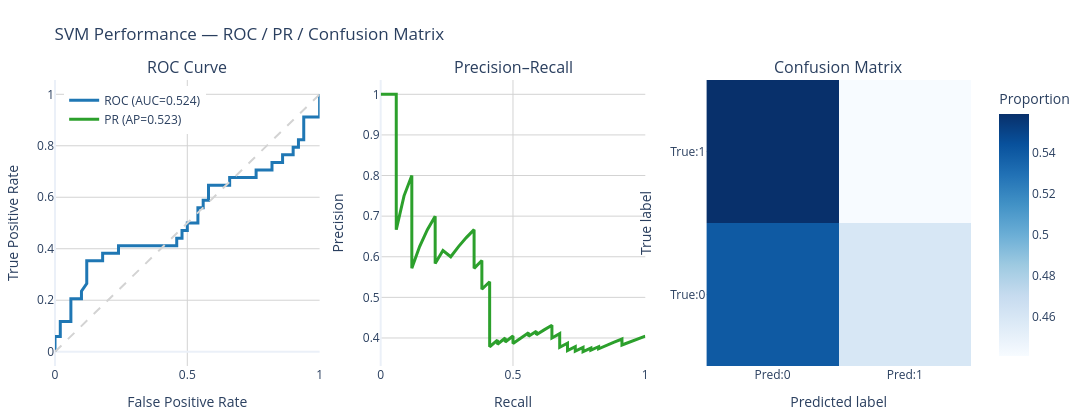

Write notebook code for a chart like this one.
### Code cell
import numpy as np
import plotly.graph_objects as go
from plotly.subplots import make_subplots
from sklearn.metrics import (classification_report, roc_curve, auc,
                             precision_recall_curve, average_precision_score,
                             confusion_matrix, roc_auc_score)

# Recompute predictions/probabilities to be robust (in case cells were re-run out of order)
y_true = np.asarray(y_test)

# Ensure scaled test data exists (created in training cell)
try:
    X_test_scaled  # noqa: F821
except NameError:
    # If user used different variable names, transform here (best practice: run training cell first)
    raise RuntimeError("X_test_scaled not found — run the training/imputation+scaling cell first.")

# Predictions
y_pred = svm_model.predict(X_test_scaled)

# Probabilities: prefer predict_proba, fallback to decision_function scaled to [0,1]
if hasattr(svm_model, "predict_proba"):
    try:
        y_pred_proba = svm_model.predict_proba(X_test_scaled)[:, 1]
    except Exception:
        df = svm_model.decision_function(X_test_scaled)
        df_min, df_max = df.min(), df.max()
        y_pred_proba = (df - df_min) / (df_max - df_min) if df_max > df_min else np.zeros_like(df)
else:
    df = svm_model.decision_function(X_test_scaled)
    df_min, df_max = df.min(), df.max()
    y_pred_proba = (df - df_min) / (df_max - df_min) if df_max > df_min else np.zeros_like(df)

# Textual evaluation
print("--- Classification Report (SVM Model) ---")
print(classification_report(y_true, y_pred))
cm = confusion_matrix(y_true, y_pred)
print("\n--- Confusion Matrix (SVM Model) ---")
print("                Predicted: 0 | Predicted: 1")
print(f"Actual: 0      {cm[0,0]:<13} | {cm[0,1]:<13}")
print(f"Actual: 1      {cm[1,0]:<13} | {cm[1,1]:<13}")
print(f"\nSVM ROC AUC Score: {roc_auc_score(y_true, y_pred_proba):.4f}")

# Compute curves
fpr, tpr, _ = roc_curve(y_true, y_pred_proba)
roc_auc = auc(fpr, tpr)
precision, recall, _ = precision_recall_curve(y_true, y_pred_proba)
avg_prec = average_precision_score(y_true, y_pred_proba)

# Normalized confusion matrix for heatmap
cm_norm = cm.astype(float) / (cm.sum(axis=1)[:, None] + 1e-12)

# Build Plotly 1x3: ROC | PR | Confusion Matrix
fig = make_subplots(rows=1, cols=3,
                    subplot_titles=("ROC Curve", "Precision–Recall", "Confusion Matrix"),
                    specs=[[{"type": "xy"}, {"type": "xy"}, {"type": "heatmap"}]])

# ROC
fig.add_trace(go.Scatter(x=fpr, y=tpr, mode='lines',
                         name=f'ROC (AUC={roc_auc:.3f})',
                         line=dict(color='#1f77b4', width=3)), row=1, col=1)
fig.add_trace(go.Scatter(x=[0, 1], y=[0, 1], mode='lines',
                         line=dict(dash='dash', color='lightgray'),
                         showlegend=False), row=1, col=1)
fig.update_xaxes(title_text='False Positive Rate', row=1, col=1)
fig.update_yaxes(title_text='True Positive Rate', row=1, col=1)

# Precision-Recall
fig.add_trace(go.Scatter(x=recall, y=precision, mode='lines',
                         name=f'PR (AP={avg_prec:.3f})',
                         line=dict(color='#2ca02c', width=3)), row=1, col=2)
fig.update_xaxes(title_text='Recall', row=1, col=2)
fig.update_yaxes(title_text='Precision', row=1, col=2)

# Confusion matrix heatmap with counts annotated
annot = [[str(int(cm[i, j])) for j in range(cm.shape[1])] for i in range(cm.shape[0])]
fig.add_trace(go.Heatmap(z=cm_norm,
                         x=['Pred:0', 'Pred:1'],
                         y=['True:0', 'True:1'],
                         text=annot,
                         hovertemplate='True: %{y}<br>Pred: %{x}<br>Count: %{text}<br>Proportion: %{z:.3f}<extra></extra>',
                         colorscale='Blues',
                         colorbar=dict(title='Proportion')), row=1, col=3)
fig.update_xaxes(title_text='Predicted label', row=1, col=3)
fig.update_yaxes(title_text='True label', row=1, col=3)

# Layout (modern, clean)
fig.update_layout(template='plotly_white',
                  paper_bgcolor='white',
                  plot_bgcolor='white',
                  width=1200,
                  height=420,
                  title_text='SVM Performance — ROC / PR / Confusion Matrix',
                  legend=dict(yanchor="top", y=0.98, xanchor="left", x=0.01),
                  margin=dict(l=40, r=20, t=80, b=40))

fig.update_xaxes(showgrid=True, gridcolor='lightgray')
fig.update_yaxes(showgrid=True, gridcolor='lightgray')

fig.show()

### Figure 1 — Plotly figure (JSON) as saved in the notebook; plotly's stock layout.template omitted (floating-point values rounded to 4 significant figures)
{"data": [{"line": {"color": "#1f77b4", "width": 3}, "mode": "lines", "name": "ROC (AUC=0.524)", "type": "scatter", "x": [0.0, 0.0, 0.0, 0.02, 0.02, 0.06, 0.06, 0.1, 0.1, 0.12, 0.12, 0.18, 0.18, 0.24, 0.24, 0.46, 0.46, 0.48, 0.48, 0.5, 0.5, 0.54, 0.54, 0.56, 0.56, 0.58, 0.58, 0.66, 0.66, 0.76, 0.76, 0.82, 0.82, 0.86, 0.86, 0.9, 0.9, 0.92, 0.92, 0.94, 0.94, 1.0, 1.0], "xaxis": "x", "y": [0.0, 0.02941, 0.05882, 0.05882, 0.1176, 0.1176, 0.2059, 0.2059, 0.2353, 0.2647, 0.3529, 0.3529, 0.3824, 0.3824, 0.4118, 0.4118, 0.4412, 0.4412, 0.4706, 0.4706, 0.5, 0.5, 0.5588, 0.5588, 0.5882, 0.5882, 0.6471, 0.6471, 0.6765, 0.6765, 0.7059, 0.7059, 0.7353, 0.7353, 0.7647, 0.7647, 0.7941, 0.7941, 0.8235, 0.8235, 0.9118, 0.9118, 1.0], "yaxis": "y"}, {"line": {"color": "lightgray", "dash": "dash"}, "mode": "lines", "showlegend": false, "type": "scatter", "x": [0, 1], "xaxis": "x", "y": [0, 1], "yaxis": "y"}, {"line": {"color": "#2ca02c", "width": 3}, "mode": "lines", "name": "PR (AP=0.523)", "type": "scatter", "x": [1.0, 0.9706, 0.9412, 0.9118, 0.9118, 0.9118, 0.9118, 0.8824, 0.8529, 0.8235, 0.8235, 0.7941, 0.7941, 0.7647, 0.7647, 0.7647, 0.7353, 0.7353, 0.7353, 0.7059, 0.7059, 0.7059, 0.7059, 0.6765, 0.6765, 0.6765, 0.6765, 0.6765, 0.6765, 0.6471, 0.6471, 0.6471, 0.6471, 0.6471, 0.6176, 0.5882, 0.5882, 0.5588, 0.5588, 0.5294, 0.5, 0.5, 0.5, 0.4706, 0.4706, 0.4412, 0.4412, 0.4118, 0.4118, 0.4118, 0.4118, 0.4118, 0.4118, 0.4118, 0.4118, 0.4118, 0.4118, 0.4118, 0.4118, 0.3824, 0.3824, 0.3824, 0.3824, 0.3529, 0.3529, 0.3529, 0.3529, 0.3235, 0.2941, 0.2647, 0.2353, 0.2059, 0.2059, 0.2059, 0.1765, 0.1471, 0.1176, 0.1176, 0.1176, 0.08824, 0.05882, 0.05882, 0.02941, 0.0], "xaxis": "x2", "y": [0.4048, 0.3976, 0.3902, 0.3827, 0.3875, 0.3924, 0.3974, 0.3896, 0.3816, 0.3733, 0.3784, 0.3699, 0.375, 0.3662, 0.3714, 0.3768, 0.3676, 0.3731, 0.3788, 0.3692, 0.375, 0.381, 0.3871, 0.377, 0.3833, 0.3898, 0.3966, 0.4035, 0.4107, 0.4, 0.4074, 0.4151, 0.4231, 0.4314, 0.42, 0.4082, 0.4167, 0.4043, 0.413, 0.4, 0.3864, 0.3953, 0.4048, 0.3902, 0.4, 0.3846, 0.3947, 0.3784, 0.3889, 0.4, 0.4118, 0.4242, 0.4375, 0.4516, 0.4667, 0.4828, 0.5, 0.5185, 0.5385, 0.52, 0.5417, 0.5652, 0.5909, 0.5714, 0.6, 0.6316, 0.6667, 0.6471, 0.625, 0.6, 0.6154, 0.5833, 0.6364, 0.7, 0.6667, 0.625, 0.5714, 0.6667, 0.8, 0.75, 0.6667, 1.0, 1.0, 1.0], "yaxis": "y2"}, {"colorbar": {"title": {"text": "Proportion"}}, "colorscale": [[0, "rgb(247,251,255)"], [0.125, "rgb(222,235,247)"], [0.25, "rgb(198,219,239)"], [0.375, "rgb(158,202,225)"], [0.5, "rgb(107,174,214)"], [0.625, "rgb(66,146,198)"], [0.75, "rgb(33,113,181)"], [0.875, "rgb(8,81,156)"], [1, "rgb(8,48,107)"]], "hovertemplate": "True: %{y}<br>Pred: %{x}<br>Count: %{text}<br>Proportion: %{z:.3f}<extra></extra>", "text": [["27", "23"], ["19", "15"]], "type": "heatmap", "x": ["Pred:0", "Pred:1"], "xaxis": "x3", "y": ["True:0", "True:1"], "yaxis": "y3", "z": [[0.54, 0.46], [0.5588, 0.4412]]}], "layout": {"annotations": [{"font": {"size": 16}, "showarrow": false, "text": "ROC Curve", "x": 0.1444, "xanchor": "center", "xref": "paper", "y": 1, "yanchor": "bottom", "yref": "paper"}, {"font": {"size": 16}, "showarrow": false, "text": "Precision–Recall", "x": 0.5, "xanchor": "center", "xref": "paper", "y": 1, "yanchor": "bottom", "yref": "paper"}, {"font": {"size": 16}, "showarrow": false, "text": "Confusion Matrix", "x": 0.8556, "xanchor": "center", "xref": "paper", "y": 1, "yanchor": "bottom", "yref": "paper"}], "height": 420, "legend": {"x": 0.01, "xanchor": "left", "y": 0.98, "yanchor": "top"}, "margin": {"b": 40, "l": 40, "r": 20, "t": 80}, "paper_bgcolor": "white", "plot_bgcolor": "white", "title": {"text": "SVM Performance — ROC / PR / Confusion Matrix"}, "width": 1200, "xaxis": {"anchor": "y", "domain": [0, 0.2889], "gridcolor": "lightgray", "showgrid": true, "title": {"text": "False Positive Rate"}}, "xaxis2": {"anchor": "y2", "domain": [0.3556, 0.6444], "gridcolor": "lightgray", "showgrid": true, "title": {"text": "Recall"}}, "xaxis3": {"anchor": "y3", "domain": [0.7111, 1], "gridcolor": "lightgray", "showgrid": true, "title": {"text": "Predicted label"}}, "yaxis": {"anchor": "x", "domain": [0, 1], "gridcolor": "lightgray", "showgrid": true, "title": {"text": "True Positive Rate"}}, "yaxis2": {"anchor": "x2", "domain": [0, 1], "gridcolor": "lightgray", "showgrid": true, "title": {"text": "Precision"}}, "yaxis3": {"anchor": "x3", "domain": [0, 1], "gridcolor": "lightgray", "showgrid": true, "title": {"text": "True label"}}}}
